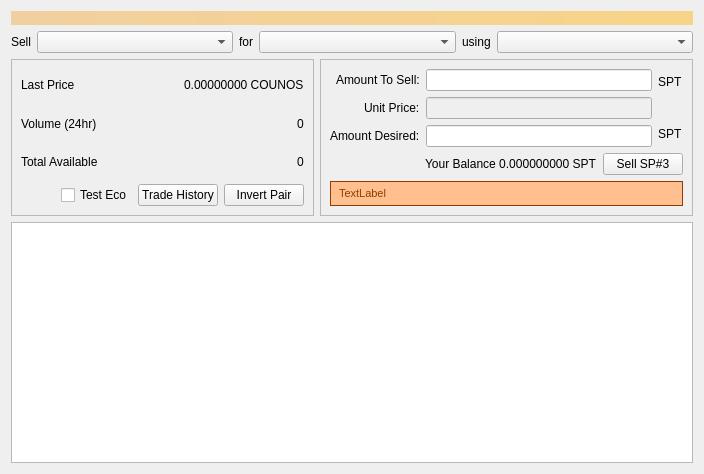
<?xml version="1.0" encoding="UTF-8"?>
<ui version="4.0">
 <class>MetaDExDialog</class>
 <widget class="QWidget" name="MetaDExDialog">
  <property name="geometry">
   <rect>
    <x>0</x>
    <y>0</y>
    <width>704</width>
    <height>474</height>
   </rect>
  </property>
  <property name="windowTitle">
   <string>Form</string>
  </property>
  <layout class="QVBoxLayout" name="topLayout">
   <item>
    <widget class="QLabel" name="labelAlerts">
     <property name="visible">
      <bool>false</bool>
     </property>
     <property name="styleSheet">
      <string notr="true">background-color: qlineargradient(x1: 0, y1: 0, x2: 1, y2: 0, stop:0 #F0D0A0, stop:1 #F8D488); color:#000000;</string>
     </property>
     <property name="wordWrap">
      <bool>true</bool>
     </property>
     <property name="margin">
      <number>3</number>
     </property>
    </widget>
   </item>
   <item>
    <layout class="QVBoxLayout" name="verticalLayout_7">
     <property name="leftMargin">
      <number>0</number>
     </property>
     <property name="topMargin">
      <number>0</number>
     </property>
     <property name="rightMargin">
      <number>0</number>
     </property>
     <item>
      <layout class="QHBoxLayout" name="horizontalLayout_11">
       <property name="topMargin">
        <number>0</number>
       </property>
       <property name="rightMargin">
        <number>0</number>
       </property>
       <item>
        <layout class="QVBoxLayout" name="verticalLayout_10">
         <property name="spacing">
          <number>6</number>
         </property>
         <property name="leftMargin">
          <number>0</number>
         </property>
         <property name="rightMargin">
          <number>0</number>
         </property>
         <item>
          <layout class="QHBoxLayout" name="horizontalLayout_4">
           <property name="spacing">
            <number>6</number>
           </property>
           <property name="topMargin">
            <number>0</number>
           </property>
           <item>
            <widget class="QLabel" name="marketLabel">
             <property name="font">
              <font>
               <weight>50</weight>
               <bold>false</bold>
              </font>
             </property>
             <property name="text">
              <string>Sell</string>
             </property>
             <property name="alignment">
              <set>Qt::AlignLeading|Qt::AlignLeft|Qt::AlignVCenter</set>
             </property>
            </widget>
           </item>
           <item>
            <widget class="QComboBox" name="comboPairTokenA">
             <property name="sizePolicy">
              <sizepolicy hsizetype="Expanding" vsizetype="Fixed">
               <horstretch>0</horstretch>
               <verstretch>0</verstretch>
              </sizepolicy>
             </property>
            </widget>
           </item>
           <item>
            <widget class="QLabel" name="label">
             <property name="text">
              <string>for</string>
             </property>
            </widget>
           </item>
           <item>
            <widget class="QComboBox" name="comboPairTokenB">
             <property name="sizePolicy">
              <sizepolicy hsizetype="Expanding" vsizetype="Fixed">
               <horstretch>0</horstretch>
               <verstretch>0</verstretch>
              </sizepolicy>
             </property>
            </widget>
           </item>
           <item>
            <widget class="QLabel" name="label_2">
             <property name="text">
              <string>using</string>
             </property>
            </widget>
           </item>
           <item>
            <widget class="QComboBox" name="comboAddress">
             <property name="sizePolicy">
              <sizepolicy hsizetype="Expanding" vsizetype="Fixed">
               <horstretch>0</horstretch>
               <verstretch>0</verstretch>
              </sizepolicy>
             </property>
            </widget>
           </item>
          </layout>
         </item>
        </layout>
       </item>
      </layout>
     </item>
    </layout>
   </item>
   <item>
    <layout class="QHBoxLayout" name="horizontalLayout" stretch="0,1">
     <item>
      <layout class="QVBoxLayout" name="verticalLayout_2">
       <item>
        <widget class="QFrame" name="frame">
         <property name="frameShape">
          <enum>QFrame::StyledPanel</enum>
         </property>
         <property name="frameShadow">
          <enum>QFrame::Raised</enum>
         </property>
         <layout class="QVBoxLayout" name="verticalLayout_4">
          <item>
           <layout class="QHBoxLayout" name="horizontalLayout_7">
            <item>
             <widget class="QLabel" name="labelLastPrice">
              <property name="text">
               <string>Last Price</string>
              </property>
             </widget>
            </item>
            <item>
             <spacer name="horizontalSpacer_6">
              <property name="orientation">
               <enum>Qt::Horizontal</enum>
              </property>
              <property name="sizeHint" stdset="0">
               <size>
                <width>40</width>
                <height>20</height>
               </size>
              </property>
             </spacer>
            </item>
            <item>
             <widget class="QLabel" name="lblLastPrice">
              <property name="text">
               <string>0.00000000 COUNOS</string>
              </property>
             </widget>
            </item>
           </layout>
          </item>
          <item>
           <layout class="QHBoxLayout" name="horizontalLayout_14">
            <property name="topMargin">
             <number>0</number>
            </property>
            <item>
             <widget class="QLabel" name="labelVolume">
              <property name="text">
               <string>Volume (24hr)</string>
              </property>
             </widget>
            </item>
            <item>
             <spacer name="horizontalSpacer_2">
              <property name="orientation">
               <enum>Qt::Horizontal</enum>
              </property>
              <property name="sizeHint" stdset="0">
               <size>
                <width>40</width>
                <height>20</height>
               </size>
              </property>
             </spacer>
            </item>
            <item>
             <widget class="QLabel" name="lblVolume">
              <property name="text">
               <string>0</string>
              </property>
             </widget>
            </item>
           </layout>
          </item>
          <item>
           <layout class="QHBoxLayout" name="horizontalLayout_2">
            <item>
             <widget class="QLabel" name="labelTotalAvailable">
              <property name="text">
               <string>Total Available</string>
              </property>
             </widget>
            </item>
            <item>
             <spacer name="horizontalSpacer_4">
              <property name="orientation">
               <enum>Qt::Horizontal</enum>
              </property>
              <property name="sizeHint" stdset="0">
               <size>
                <width>40</width>
                <height>20</height>
               </size>
              </property>
             </spacer>
            </item>
            <item>
             <widget class="QLabel" name="lblTotalAvailable">
              <property name="text">
               <string>0</string>
              </property>
             </widget>
            </item>
           </layout>
          </item>
          <item>
           <layout class="QHBoxLayout" name="horizontalLayout_3">
            <item>
             <spacer name="horizontalSpacer_7">
              <property name="orientation">
               <enum>Qt::Horizontal</enum>
              </property>
              <property name="sizeHint" stdset="0">
               <size>
                <width>40</width>
                <height>20</height>
               </size>
              </property>
             </spacer>
            </item>
            <item>
             <widget class="QCheckBox" name="chkTestEco">
              <property name="text">
               <string>Test Eco</string>
              </property>
             </widget>
            </item>
            <item>
             <widget class="QPushButton" name="buttonTradeHistory">
              <property name="text">
               <string>Trade History</string>
              </property>
             </widget>
            </item>
            <item>
             <widget class="QPushButton" name="buttonInvertPair">
              <property name="text">
               <string>Invert Pair</string>
              </property>
             </widget>
            </item>
           </layout>
          </item>
         </layout>
        </widget>
       </item>
      </layout>
     </item>
     <item>
      <layout class="QVBoxLayout" name="verticalLayout_3">
       <item>
        <widget class="QFrame" name="rightFrame">
         <property name="frameShape">
          <enum>QFrame::StyledPanel</enum>
         </property>
         <property name="frameShadow">
          <enum>QFrame::Raised</enum>
         </property>
         <layout class="QVBoxLayout" name="verticalLayout">
          <item>
           <layout class="QHBoxLayout" name="horizontalLayout_6">
            <property name="topMargin">
             <number>0</number>
            </property>
            <item>
             <layout class="QFormLayout" name="tokenForm">
              <property name="fieldGrowthPolicy">
               <enum>QFormLayout::AllNonFixedFieldsGrow</enum>
              </property>
              <property name="labelAlignment">
               <set>Qt::AlignRight|Qt::AlignTrailing|Qt::AlignVCenter</set>
              </property>
              <property name="verticalSpacing">
               <number>6</number>
              </property>
              <item row="0" column="0">
               <widget class="QLabel" name="divisible">
                <property name="layoutDirection">
                 <enum>Qt::LeftToRight</enum>
                </property>
                <property name="styleSheet">
                 <string notr="true"/>
                </property>
                <property name="text">
                 <string>Amount To Sell:</string>
                </property>
               </widget>
              </item>
              <item row="0" column="1">
               <widget class="QLineEdit" name="sellAmountSaleLE">
                <property name="styleSheet">
                 <string notr="true"/>
                </property>
               </widget>
              </item>
              <item row="1" column="0">
               <widget class="QLabel" name="issuancetype">
                <property name="text">
                 <string>Unit Price:</string>
                </property>
               </widget>
              </item>
              <item row="1" column="1">
               <widget class="QLineEdit" name="sellUnitPriceLE">
                <property name="enabled">
                 <bool>false</bool>
                </property>
               </widget>
              </item>
              <item row="2" column="0">
               <widget class="QLabel" name="label_3">
                <property name="text">
                 <string>Amount Desired:</string>
                </property>
               </widget>
              </item>
              <item row="2" column="1">
               <widget class="QLineEdit" name="sellAmountDesiredLE"/>
              </item>
             </layout>
            </item>
            <item>
             <layout class="QHBoxLayout" name="horizontalLayout_8">
              <property name="spacing">
               <number>0</number>
              </property>
              <property name="topMargin">
               <number>0</number>
              </property>
              <item>
               <layout class="QVBoxLayout" name="verticalLayout_6">
                <property name="spacing">
                 <number>0</number>
                </property>
                <property name="topMargin">
                 <number>0</number>
                </property>
                <item>
                 <widget class="QLabel" name="lblATSToken">
                  <property name="text">
                   <string>SPT</string>
                  </property>
                 </widget>
                </item>
                <item>
                 <widget class="QLabel" name="label_4">
                  <property name="text">
                   <string/>
                  </property>
                 </widget>
                </item>
                <item>
                 <widget class="QLabel" name="lblADToken">
                  <property name="text">
                   <string>SPT</string>
                  </property>
                 </widget>
                </item>
               </layout>
              </item>
             </layout>
            </item>
           </layout>
          </item>
          <item>
           <layout class="QHBoxLayout" name="horizontalLayout_15">
            <property name="topMargin">
             <number>0</number>
            </property>
            <item>
             <spacer name="horizontalSpacer_5">
              <property name="orientation">
               <enum>Qt::Horizontal</enum>
              </property>
              <property name="sizeHint" stdset="0">
               <size>
                <width>40</width>
                <height>20</height>
               </size>
              </property>
             </spacer>
            </item>
            <item>
             <widget class="QLabel" name="lblBalance">
              <property name="text">
               <string>Your Balance 0.000000000 SPT</string>
              </property>
             </widget>
            </item>
            <item>
             <widget class="QPushButton" name="sellButton">
              <property name="text">
               <string>Sell SP#3</string>
              </property>
             </widget>
            </item>
           </layout>
          </item>
          <item>
           <widget class="QLabel" name="lblFeeWarning">
            <property name="font">
             <font>
              <pointsize>8</pointsize>
             </font>
            </property>
            <property name="styleSheet">
             <string notr="true">QLabel { 
border: 1px solid rgb(142,61,0);padding:5px 5px 5px 5px;background-repeat: no-repeat;background-position: 10px center;color: #133959;background-color: rgb(255,191,142); color:rgb(142,61,0);} </string>
            </property>
            <property name="text">
             <string>TextLabel</string>
            </property>
           </widget>
          </item>
         </layout>
        </widget>
       </item>
      </layout>
     </item>
    </layout>
   </item>
   <item>
    <widget class="QTableWidget" name="sellList"/>
   </item>
  </layout>
 </widget>
 <resources/>
 <connections/>
</ui>
